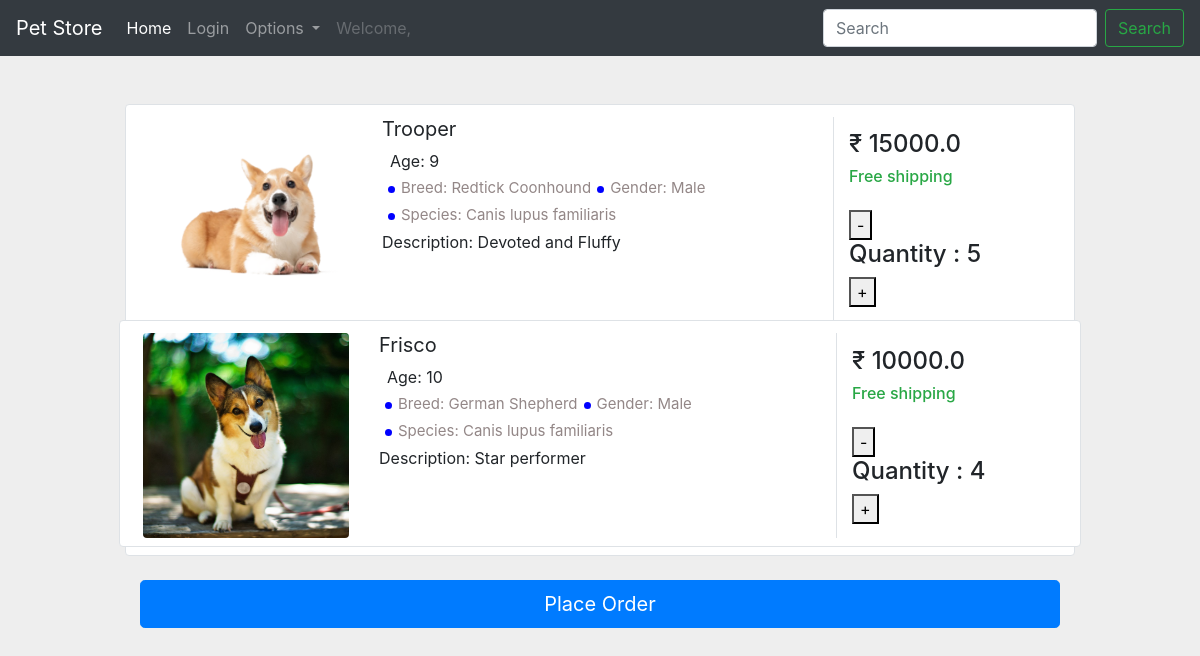
Page /view-cart/ (signed in) on the committed database.
### PetStoreApp/models.py (models this page shows)
class Cart(models.Model):
    cid = models.ForeignKey(Customer,on_delete=models.CASCADE)
    pid = models.ForeignKey(Pet,on_delete=models.CASCADE)
    quantity = models.IntegerField()
    totalamount= models.FloatField()
    class Meta:
        db_table='Cart'

class Pet(models.Model):
    gender = (("Male","male"),("Female","female"))
    image = models.ImageField(upload_to="media")
    name = models.CharField(max_length=200)
    species = models.CharField(max_length=200)
    breed = models.CharField(max_length=200)
    age = models.IntegerField()
    gender = models.CharField(max_length=200, choices=gender)
    description = models.CharField(max_length=500)
    price = models.FloatField()
    slug = models.SlugField(default='',null=False)
    cpetobj = CustomManager()
    objects = Manager()
    class Meta:
        db_table = "Pet"

### PetStoreApp/views.py (the view)
# urls.py: path("view-cart/", ViewCart, name = 'ViewCart'),
def ViewCart(request):
    custsession = request.session['sessionvalue'] #email of customer
    custobj = Customer.objects.get(email = custsession)
    cart_products = Cart.objects.filter(cid = custobj.id)
    return render(request,'cart.html',{'cart_products':cart_products})

### PetStoreApp/templates/cart.html (shortened to what this page needs)
{% extends 'top-nav.html' %}
{% block content %}
    <div class="container mt-5 mb-5">
        <div class="d-flex justify-content-center row">
            <div class="col-md-10">
                {% for product in cart_products %}
                <div class="row p-2 bg-white border rounded">
                    <div class="col-md-3 mt-1"><img class="img-fluid img-responsive rounded product-image" src="{{ product.pid.image.url }}"></div>
                    <div class="col-md-6 mt-1">
                        <h5>{{ product.pid.name }}</h5>
                        <div class="d-flex flex-row">
                            <div class="ratings mr-2"></div><span>Age: {{ product.pid.age }}</span>
                        </div>
                        <div class="mt-1 mb-1 spec-1"><span class="dot"></span><span>Breed: {{ product.pid.breed }}</span><span class="dot"></span><span>Gender: {{ product.pid.gender }}<br></span></div>
                        <div class="mt-1 mb-1 spec-1"><span class="dot"></span><span>Species: {{ product.pid.species }}</span></div>
                        <p class="text-justify text-truncate para mb-0">Description: {{ product.pid.description }}<br><br></p>
                    </div>
                    <div class="align-items-center align-content-center col-md-3 border-left mt-1">
                        <div class="d-flex flex-row align-items-center">
                            <h4 class="mr-1">₹ {{ product.pid.price }}</h4>
                        </div>
                        <h6 class="text-success">Free shipping</h6>
                        <div class="d-flex flex-column mt-4">
                            <div class="d-flex flex-row align-items-center">
                                <form method="POST" action="{% url 'ChangeQuantity' %}">
                                <button type="submit" name="changequantitybutton" value="-">-</button>
                                <h4 class="mr-1">Quantity : {{product.quantity}}</h4>
                                <button type="submit" name="changequantitybutton" value="+">+</button>
                            </form>
                    </div>
                </div>
            </div>
            {% endfor %}
        </div>
    </div>
    <br>
    <a href="{% url 'OrderCheckout' %}" class="btn btn-primary btn-lg btn-block" role="button">
         Place Order
    </a>
{% endblock %}

### PetStoreApp/templates/cart.html (style rules this page uses)
body { background:#eee }
.product-image { width: 100% }
.dot { height: 7px;width: 7px;margin-left: 6px;margin-right: 6px;margin-top: 3px;background-color: blue;border-radius: 50%;display: inline-block }
.spec-1 { color: #938787;font-size: 15px }
h5 { font-weight: 400 }
.para { font-size: 16px }

### rows in the picture
Cart: pid.image (picture), pid.name "Trooper", pid.age "9", pid.breed "Redtick Coonhound", pid.gender "Male", pid.species "Canis lupus familiaris", pid.description "Devoted and Fluffy", pid.price "15000.0", quantity "5"
Cart: pid.image (picture), pid.name "Frisco", pid.age "10", pid.breed "German Shepherd", pid.gender "Male", pid.species "Canis lupus familiaris", pid.description "Star performer", pid.price "10000.0", quantity "4"
